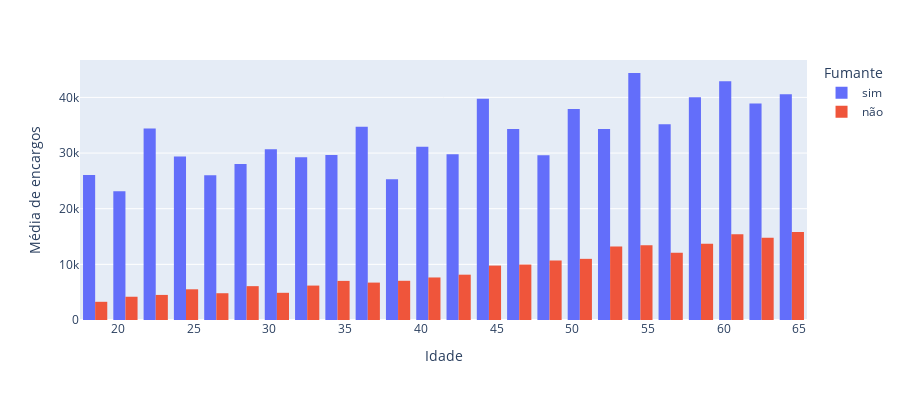

The notebook cell this image was saved under:
### Code cell
df = dataset
fig = px.histogram(
    df, x="idade", y="encargos",
    color='fumante', barmode='group',
    histfunc='avg',
    height=400,
    labels={"idade": "Idade", "encargos": "Média de encargos", "fumante": "Fumante"})
fig.update_yaxes(title_text="Média de encargos")
fig.show()

### Figure 1 — Plotly figure (JSON) as saved in the notebook; plotly's stock layout.template omitted (floating-point values rounded to 4 significant figures; data arrays with more than 128 entries replaced by an {"elided": "..."} marker saying what was removed)
{"data": [{"alignmentgroup": "True", "bingroup": "x", "histfunc": "avg", "hovertemplate": "Fumante=sim<br>Idade=%{x}<br>avg of Média de encargos=%{y}<extra></extra>", "legendgroup": "sim", "marker": {"color": "#636efa", "pattern": {"shape": ""}}, "name": "sim", "offsetgroup": "sim", "orientation": "v", "showlegend": true, "type": "histogram", "x": {"elided": "565 int values"}, "xaxis": "x", "y": {"elided": "565 float values"}, "yaxis": "y"}, {"alignmentgroup": "True", "bingroup": "x", "histfunc": "avg", "hovertemplate": "Fumante=não<br>Idade=%{x}<br>avg of Média de encargos=%{y}<extra></extra>", "legendgroup": "não", "marker": {"color": "#EF553B", "pattern": {"shape": ""}}, "name": "não", "offsetgroup": "não", "orientation": "v", "showlegend": true, "type": "histogram", "x": {"elided": "2210 int values"}, "xaxis": "x", "y": {"elided": "2210 float values"}, "yaxis": "y"}], "layout": {"barmode": "group", "height": 400, "legend": {"title": {"text": "Fumante"}, "tracegroupgap": 0}, "margin": {"t": 60}, "xaxis": {"anchor": "y", "domain": [0, 1], "title": {"text": "Idade"}}, "yaxis": {"anchor": "x", "domain": [0, 1], "title": {"text": "Média de encargos"}}}}
